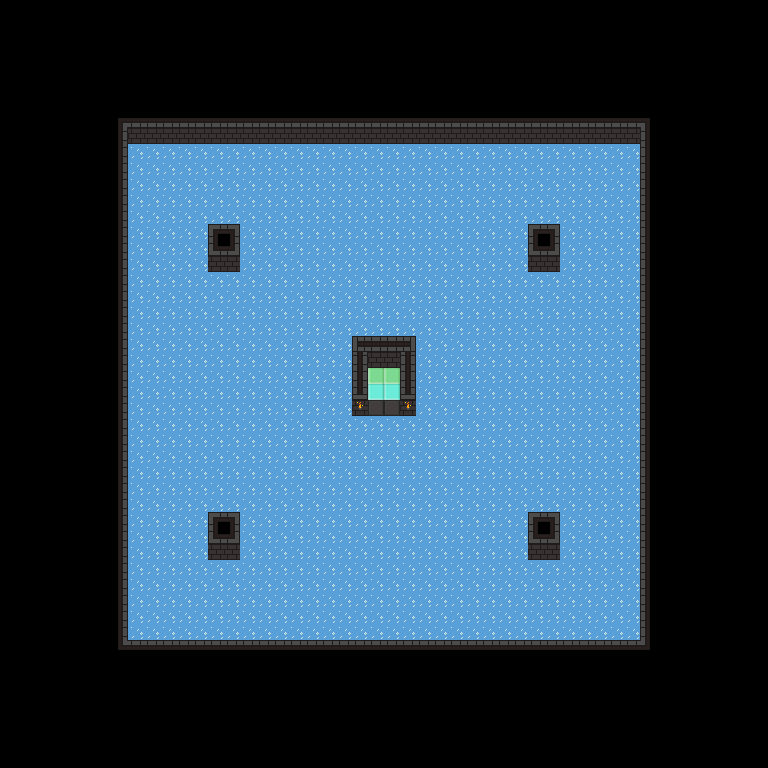

This game map was drawn from its Tiled (.tmx) file and the tilesets committed beside it. A one-line description and the trimmed map source follow:
An orthogonal 48x48 tile map with 16x16 px tiles, 1 tile layer (Tile Layer 1), 4 tilesets and 69 objects.

<map version="1.4" tiledversion="1.4.3" orientation="orthogonal" renderorder="right-down" width="48" height="48" tilewidth="16" tileheight="16" infinite="0" nextlayerid="5" nextobjectid="70">
 <properties>
  <property name="description" value="Central circles" />
 </properties>
 <tileset firstgid="1" source="../images/tileset_dungeon/tileset_dungeon.tsx" />
 <tileset firstgid="65" source="../images/tileset_common/tileset_common.tsx" />
 <tileset firstgid="96" source="../images/tileset_floaty/tileset_floaty.tsx" />
 <tileset firstgid="103" source="../images/tileset_talisman/tileset_talisman.tsx" />
 <layer id="1" name="Tile Layer 1" width="48" height="48">
  <data>[2304 cells, 1156 non-empty, 23 distinct tile ids]</data>
 </layer>
 <objectgroup id="4" name="Object Layer 0">
  <object id="10" template="../templates/coin.tx" x="216" y="480" />
  <object id="11" template="../templates/coin.tx" x="280" y="544" />
  <object id="12" template="../templates/coin.tx" x="152" y="544" />
  <object id="13" template="../templates/coin.tx" x="216" y="608" />
  <object id="14" template="../templates/coin.tx" x="248" y="600" />
  <object id="15" template="../templates/coin.tx" x="272" y="576" />
  <object id="16" template="../templates/coin.tx" x="272" y="512" />
  <object id="17" template="../templates/coin.tx" x="248" y="488" />
  <object id="18" template="../templates/coin.tx" x="184" y="488" />
  <object id="19" template="../templates/coin.tx" x="160" y="512" />
  <object id="20" template="../templates/coin.tx" x="160" y="576" />
  <object id="21" template="../templates/coin.tx" x="184" y="600" />
  <object id="22" template="../templates/coin.tx" x="536" y="480" />
  <object id="23" template="../templates/coin.tx" x="600" y="544" />
  <object id="24" template="../templates/coin.tx" x="472" y="544" />
  <object id="25" template="../templates/coin.tx" x="536" y="608" />
  <object id="26" template="../templates/coin.tx" x="568" y="600" />
  <object id="27" template="../templates/coin.tx" x="592" y="576" />
  <object id="28" template="../templates/coin.tx" x="592" y="512" />
  <object id="29" template="../templates/coin.tx" x="568" y="488" />
  <object id="30" template="../templates/coin.tx" x="504" y="488" />
  <object id="31" template="../templates/coin.tx" x="480" y="512" />
  <object id="32" template="../templates/coin.tx" x="480" y="576" />
  <object id="33" template="../templates/coin.tx" x="504" y="600" />
  <object id="34" template="../templates/coin.tx" x="536" y="192" />
  <object id="35" template="../templates/coin.tx" x="600" y="256" />
  <object id="36" template="../templates/coin.tx" x="472" y="256" />
  <object id="37" template="../templates/coin.tx" x="536" y="320" />
  <object id="38" template="../templates/coin.tx" x="568" y="312" />
  <object id="39" template="../templates/coin.tx" x="592" y="288" />
  <object id="40" template="../templates/coin.tx" x="592" y="224" />
  <object id="41" template="../templates/coin.tx" x="568" y="200" />
  <object id="42" template="../templates/coin.tx" x="504" y="200" />
  <object id="43" template="../templates/coin.tx" x="480" y="224" />
  <object id="44" template="../templates/coin.tx" x="480" y="288" />
  <object id="45" template="../templates/coin.tx" x="504" y="312" />
  <object id="46" template="../templates/coin.tx" x="216" y="192" />
  <object id="47" template="../templates/coin.tx" x="280" y="256" />
  <object id="48" template="../templates/coin.tx" x="152" y="256" />
  <object id="49" template="../templates/coin.tx" x="216" y="320" />
  <object id="50" template="../templates/coin.tx" x="248" y="312" />
  <object id="51" template="../templates/coin.tx" x="272" y="288" />
  <object id="52" template="../templates/coin.tx" x="272" y="224" />
  <object id="53" template="../templates/coin.tx" x="248" y="200" />
  <object id="54" template="../templates/coin.tx" x="184" y="200" />
  <object id="55" template="../templates/coin.tx" x="160" y="224" />
  <object id="56" template="../templates/coin.tx" x="160" y="288" />
  <object id="57" template="../templates/coin.tx" x="184" y="312" />
 </objectgroup>
 <objectgroup id="2" name="Object Layer 1">
  <object id="1" template="../templates/position.tx" x="384" y="384" />
  <object id="8" template="../templates/spawn.tx" x="384" y="392" />
  <object id="9" template="../templates/goal.tx" x="368" y="368" width="32" height="16" />
  <object id="58" template="../templates/position.tx" x="224" y="248" />
 </objectgroup>
 <objectgroup id="3" name="Object Layer 2">
  <object id="2" template="../templates/ball2.tx" x="448" y="400" width="32" height="32">
   <properties>
    <property name="center" type="object" value="1" />
   </properties>
  </object>
  <object id="3" template="../templates/ball2.tx" x="512" y="400" width="32" height="32">
   <properties>
    <property name="center" type="object" value="1" />
   </properties>
  </object>
  <object id="4" template="../templates/ball2.tx" x="576" y="400" width="32" height="32">
   <properties>
    <property name="center" type="object" value="1" />
   </properties>
  </object>
  <object id="5" template="../templates/ball2.tx" x="160" y="400" width="32" height="32">
   <properties>
    <property name="center" type="object" value="1" />
   </properties>
  </object>
  <object id="6" template="../templates/ball2.tx" x="224" y="400" width="32" height="32">
   <properties>
    <property name="center" type="object" value="1" />
   </properties>
  </object>
  <object id="7" template="../templates/ball2.tx" x="288" y="400" width="32" height="32">
   <properties>
    <property name="center" type="object" value="1" />
   </properties>
  </object>
  <object id="59" template="../templates/ball.tx" x="152" y="256" width="16" height="16">
   <properties>
    <property name="center" type="object" value="58" />
   </properties>
  </object>
  <object id="60" template="../templates/ball.tx" x="280" y="256" width="16" height="16">
   <properties>
    <property name="center" type="object" value="58" />
   </properties>
  </object>
  <object id="61" template="../templates/position.tx" x="544" y="248" />
  <object id="62" template="../templates/ball.tx" x="472" y="256" width="16" height="16">
   <properties>
    <property name="center" type="object" value="61" />
    <property name="speed" type="float" value="-50" />
   </properties>
  </object>
  <object id="63" template="../templates/ball.tx" x="600" y="256" width="16" height="16">
   <properties>
    <property name="center" type="object" value="61" />
    <property name="speed" type="float" value="-50" />
   </properties>
  </object>
  <object id="64" template="../templates/position.tx" x="224" y="536" />
  <object id="65" template="../templates/ball.tx" x="152" y="544" width="16" height="16">
   <properties>
    <property name="center" type="object" value="64" />
   </properties>
  </object>
  <object id="66" template="../templates/ball.tx" x="280" y="544" width="16" height="16">
   <properties>
    <property name="center" type="object" value="64" />
   </properties>
  </object>
  <object id="67" template="../templates/position.tx" x="544" y="536" />
  <object id="68" template="../templates/ball.tx" x="472" y="544" width="16" height="16">
   <properties>
    <property name="center" type="object" value="67" />
    <property name="speed" type="float" value="-50" />
   </properties>
  </object>
  <object id="69" template="../templates/ball.tx" x="600" y="544" width="16" height="16">
   <properties>
    <property name="center" type="object" value="67" />
    <property name="speed" type="float" value="-50" />
   </properties>
  </object>
 </objectgroup>
</map>
